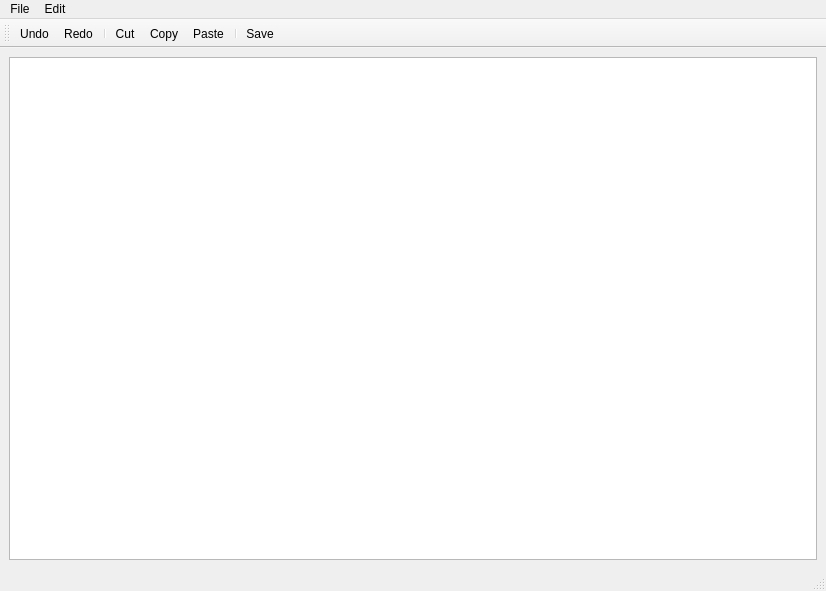
<?xml version="1.0" encoding="UTF-8"?>
<ui version="4.0">
 <class>Notepad</class>
 <widget class="QMainWindow" name="Notepad">
  <property name="geometry">
   <rect>
    <x>0</x>
    <y>0</y>
    <width>826</width>
    <height>591</height>
   </rect>
  </property>
  <property name="windowTitle">
   <string>Notepad</string>
  </property>
  <widget class="QWidget" name="centralwidget">
   <layout class="QVBoxLayout" name="verticalLayout">
    <item>
     <widget class="QTextEdit" name="textEdit"/>
    </item>
   </layout>
  </widget>
  <widget class="QMenuBar" name="menubar">
   <property name="geometry">
    <rect>
     <x>0</x>
     <y>0</y>
     <width>826</width>
     <height>21</height>
    </rect>
   </property>
   <widget class="QMenu" name="menuFile">
    <property name="title">
     <string>File</string>
    </property>
    <addaction name="actionNew"/>
    <addaction name="actionOpen"/>
    <addaction name="separator"/>
    <addaction name="actionSave"/>
    <addaction name="actionSave_as"/>
    <addaction name="separator"/>
    <addaction name="actionPrint"/>
    <addaction name="separator"/>
    <addaction name="actionExit"/>
   </widget>
   <widget class="QMenu" name="menuEdit">
    <property name="title">
     <string>Edit</string>
    </property>
    <addaction name="actionUndo"/>
    <addaction name="actionRedo"/>
    <addaction name="separator"/>
    <addaction name="actionCut"/>
    <addaction name="actionCopy"/>
    <addaction name="actionPaste"/>
   </widget>
   <addaction name="menuFile"/>
   <addaction name="menuEdit"/>
  </widget>
  <widget class="QStatusBar" name="statusbar"/>
  <widget class="QToolBar" name="toolBar">
   <property name="windowTitle">
    <string>toolBar</string>
   </property>
   <attribute name="toolBarArea">
    <enum>TopToolBarArea</enum>
   </attribute>
   <attribute name="toolBarBreak">
    <bool>false</bool>
   </attribute>
   <addaction name="actionUndo"/>
   <addaction name="actionRedo"/>
   <addaction name="separator"/>
   <addaction name="actionCut"/>
   <addaction name="actionCopy"/>
   <addaction name="actionPaste"/>
   <addaction name="separator"/>
   <addaction name="actionSave"/>
  </widget>
  <action name="actionNew">
   <property name="icon">
    <iconset resource="Resources.qrc">
     <normaloff>:/menu/icons/new.png</normaloff>:/menu/icons/new.png</iconset>
   </property>
   <property name="text">
    <string>New</string>
   </property>
   <property name="shortcut">
    <string>Ctrl+N</string>
   </property>
  </action>
  <action name="actionOpen">
   <property name="text">
    <string>Open</string>
   </property>
  </action>
  <action name="actionSave">
   <property name="icon">
    <iconset resource="Resources.qrc">
     <normaloff>:/menu/icons/save.png</normaloff>:/menu/icons/save.png</iconset>
   </property>
   <property name="text">
    <string>Save</string>
   </property>
  </action>
  <action name="actionSave_as">
   <property name="text">
    <string>Save as</string>
   </property>
  </action>
  <action name="actionPrint">
   <property name="text">
    <string>Print</string>
   </property>
  </action>
  <action name="actionExit">
   <property name="text">
    <string>Exit</string>
   </property>
  </action>
  <action name="actionUndo">
   <property name="icon">
    <iconset resource="Resources.qrc">
     <normaloff>:/menu/icons/undo.png</normaloff>:/menu/icons/undo.png</iconset>
   </property>
   <property name="text">
    <string>Undo</string>
   </property>
  </action>
  <action name="actionRedo">
   <property name="icon">
    <iconset resource="Resources.qrc">
     <normaloff>:/menu/icons/redo.png</normaloff>:/menu/icons/redo.png</iconset>
   </property>
   <property name="text">
    <string>Redo</string>
   </property>
  </action>
  <action name="actionCut">
   <property name="icon">
    <iconset resource="Resources.qrc">
     <normaloff>:/menu/icons/cut.png</normaloff>:/menu/icons/cut.png</iconset>
   </property>
   <property name="text">
    <string>Cut</string>
   </property>
  </action>
  <action name="actionCopy">
   <property name="icon">
    <iconset resource="Resources.qrc">
     <normaloff>:/menu/icons/copy.png</normaloff>:/menu/icons/copy.png</iconset>
   </property>
   <property name="text">
    <string>Copy</string>
   </property>
  </action>
  <action name="actionPaste">
   <property name="icon">
    <iconset resource="Resources.qrc">
     <normaloff>:/menu/icons/paste.png</normaloff>:/menu/icons/paste.png</iconset>
   </property>
   <property name="text">
    <string>Paste</string>
   </property>
  </action>
 </widget>
 <resources>
  <include location="Resources.qrc"/>
 </resources>
 <connections/>
</ui>
